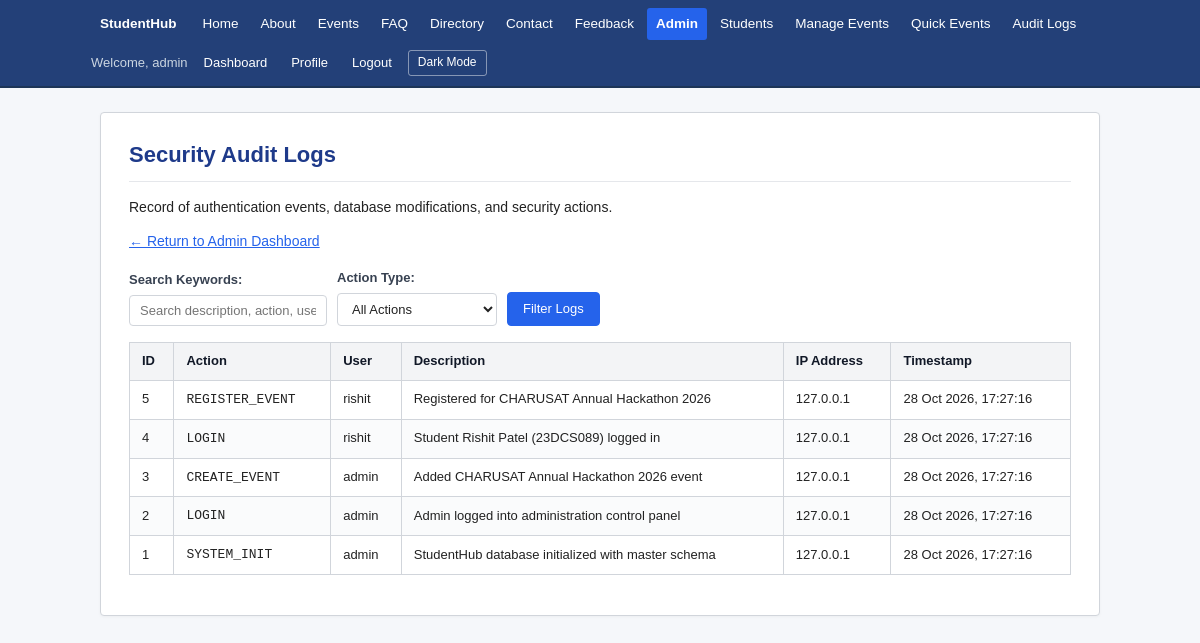
/audit_logs.php (signed in), run on the app's committed database.
### tables this page shows
CREATE TABLE IF NOT EXISTS `audit_logs` (
    `id` INT AUTO_INCREMENT PRIMARY KEY,
    `user_id` INT NULL,
    `action` VARCHAR(50) NOT NULL,
    `description` VARCHAR(255) NOT NULL,
    `ip_address` VARCHAR(45) DEFAULT '127.0.0.1',
    `created_at` TIMESTAMP DEFAULT CURRENT_TIMESTAMP,
    CONSTRAINT `fk_audit_user` FOREIGN KEY (`user_id`) REFERENCES `users` (`id`) ON DELETE SET NULL
);

CREATE TABLE IF NOT EXISTS `users` (
    `id` INT AUTO_INCREMENT PRIMARY KEY,
    `username` VARCHAR(50) NOT NULL UNIQUE,
    `email` VARCHAR(100) NOT NULL UNIQUE,
    `password` VARCHAR(255) NOT NULL,
    `role` ENUM('admin', 'student') NOT NULL DEFAULT 'student',
    `remember_token` VARCHAR(64) NULL,
    `last_login` DATETIME NULL,
    `created_at` TIMESTAMP DEFAULT CURRENT_TIMESTAMP
);

### audit_logs.php (the view, shortened to what this page needs)
<?php
require_once __DIR__ . '/includes/auth.php';
$search = trim($_GET['search'] ?? '');
$sql = "SELECT a.*, u.username, u.email
        FROM audit_logs a
        LEFT JOIN users u ON a.user_id = u.id
        WHERE 1=1";
$sql .= " ORDER BY a.created_at DESC, a.id DESC LIMIT 50";
$stmt = $conn->prepare($sql);
$stmt->execute();
$logs = $stmt->get_result()->fetch_all(MYSQLI_ASSOC);
include __DIR__ . '/includes/header.php';
?>
<h1>Security Audit Logs</h1>
<p>Record of authentication events, database modifications, and security actions.</p>
<p><a href="admin_dashboard.php">&larr; Return to Admin Dashboard</a></p>
<form method="GET" action="audit_logs.php">
    <div style="display: flex; flex-wrap: wrap; gap: 10px; align-items: flex-end; margin-bottom: 15px;">
        <div>
            <label for="search">Search Keywords:</label>
            <input type="text" id="search" name="search" placeholder="Search description, action, username..." value="<?= htmlspecialchars($search) ?>">
        </div>
        <div>
            <label for="action">Action Type:</label>
            <select id="action" name="action">
                <option value="all">All Actions</option>
            </select>
        </div>
        <div>
            <input type="submit" value="Filter Logs">
        </div>
    </div>
</form>
<table>
    <thead>
        <tr>
            <th>ID</th>
            <th>Action</th>
            <th>User</th>
            <th>Description</th>
            <th>IP Address</th>
            <th>Timestamp</th>
        </tr>
    </thead>
    <tbody>
        <?php if (!empty($logs)): ?>
            <?php foreach ($logs as $log): ?>
                <tr>
                    <td><?= (int)$log['id'] ?></td>
                    <td><code><?= htmlspecialchars($log['action']) ?></code></td>
                    <td><?= htmlspecialchars($log['username'] ?? 'System') ?></td>
                    <td><?= htmlspecialchars($log['description']) ?></td>
                    <td><?= htmlspecialchars($log['ip_address'] ?? '127.0.0.1') ?></td>
                    <td><?= date('d M Y, H:i:s', strtotime($log['created_at'])) ?></td>
                </tr>
            <?php endforeach; ?>
        <?php else: ?>
            <tr>
                <td colspan="6">No audit log records found matching your query.</td>
            </tr>
        <?php endif; ?>
    </tbody>
</table>
<?php include __DIR__ . '/includes/footer.php'; ?>

### style.css (style rules this page uses)
* { box-sizing: border-box; }
body { font-family: Arial, Helvetica, sans-serif; font-size: 14px; line-height: 1.6; color: #222222; background-color: #f5f7fa; margin: 0; padding: 0; }
a { color: #2563eb; text-decoration: underline; }
h1 { font-size: 22px; font-weight: bold; color: #1e3a8a; margin-top: 0; margin-bottom: 14px; padding-bottom: 8px; border-bottom: 1px solid #e5e7eb; }
p { margin-top: 0; margin-bottom: 12px; color: #222222; }
table { width: 100%; border-collapse: collapse; margin: 16px 0; font-size: 13px; background-color: #ffffff; }
th, td { border: 1px solid #d1d5db; padding: 8px 12px; text-align: left; vertical-align: middle; }
th { background-color: #f3f4f6; color: #111827; font-weight: 600; }
tr:nth-child(even) { background-color: #fafbfc; }
form { margin: 16px 0; }
label { display: block; font-weight: 600; color: #374151; margin-bottom: 4px; font-size: 13px; }
input[type="text"], input[type="email"], input[type="password"], input[type="tel"], input[type="number"], input[type="date"], select, textarea { width: 100%; max-width: 480px; padding: 7px 10px; border: 1px solid #d1d5db; border-radius: 4px; font-family: inherit; font-size: 13px; background-color: #ffffff; color: #222222; transition: border-color 0.15s ease; }
input[type="submit"], button, .btn { background-color: #2563eb; color: #ffffff; border: 1px solid #2563eb; border-radius: 4px; padding: 7px 15px; font-size: 13px; font-weight: 500; cursor: pointer; text-decoration: none; display: inline-block; line-height: 1.4; transition: background-color 0.15s ease; }

### data on the page
audit_logs: id "5", action "REGISTER_EVENT", user.username "rishit", description "Registered for CHARUSAT Annual Hackathon 2026", ip_address "127.0.0.1", created_at "28 Oct 2026, 17:27:16"
audit_logs: id "4", action "LOGIN", user.username "rishit", description "Student Rishit Patel (23DCS089) logged in", ip_address "127.0.0.1", created_at "28 Oct 2026, 17:27:16"
audit_logs: id "3", action "CREATE_EVENT", user.username "admin", description "Added CHARUSAT Annual Hackathon 2026 event", ip_address "127.0.0.1", created_at "28 Oct 2026, 17:27:16"
audit_logs: id "2", action "LOGIN", user.username "admin", description "Admin logged into administration control panel", ip_address "127.0.0.1", created_at "28 Oct 2026, 17:27:16"
audit_logs: id "1", action "SYSTEM_INIT", user.username "admin", description "StudentHub database initialized with master schema", ip_address "127.0.0.1", created_at "28 Oct 2026, 17:27:16"

### other printed values
$currentUser['username'] "admin"
